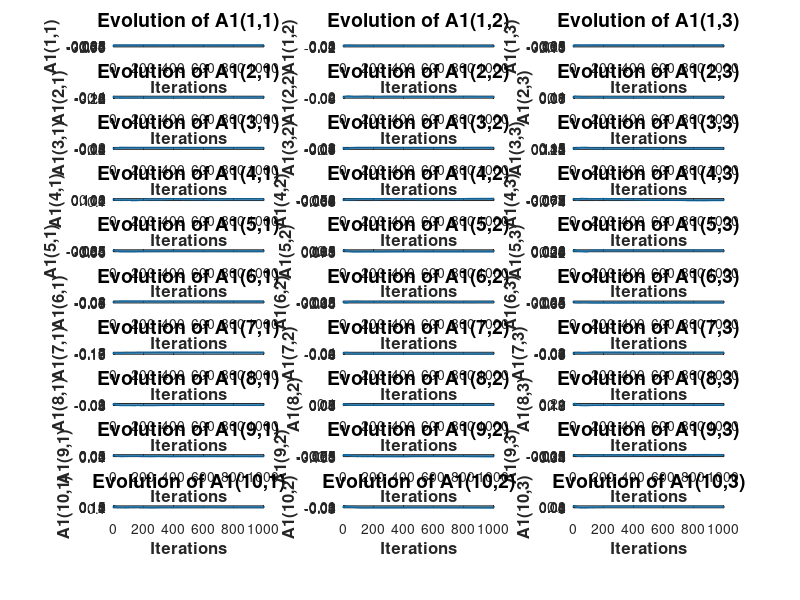
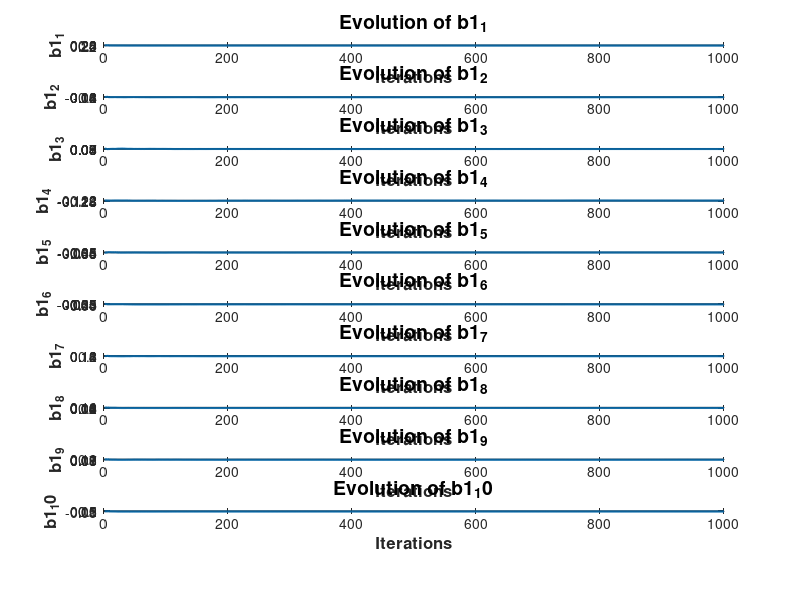
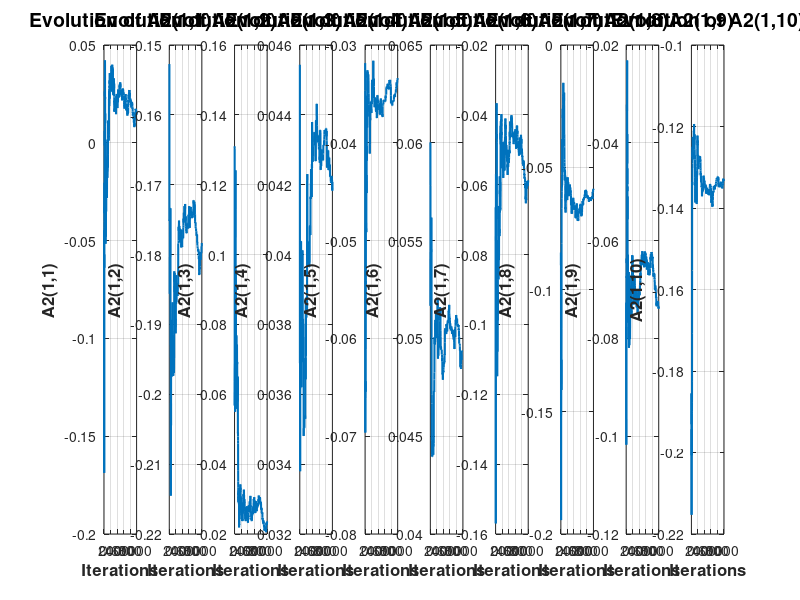
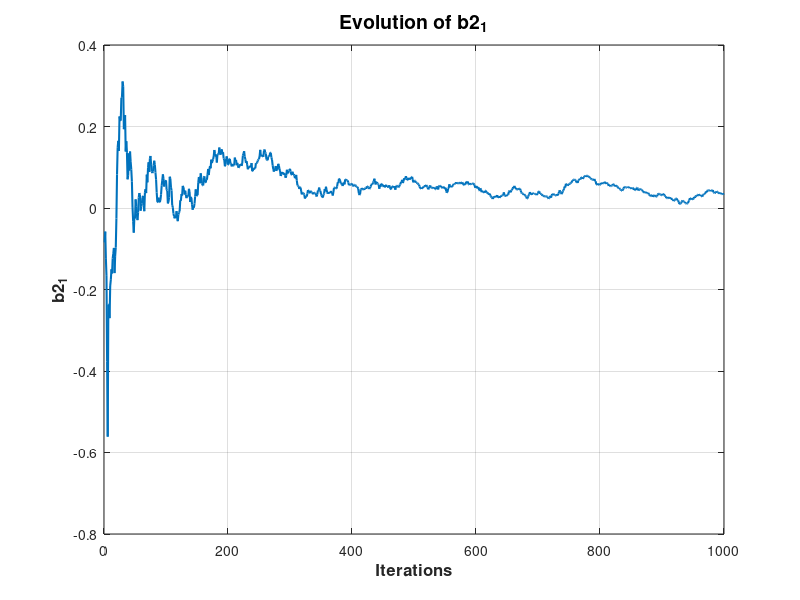

Write MATLAB code to recreate these figures, in order.
%% MATLAB Implementation of Martingale Posterior Updates for Neural Networks
clear; clc; close all;

%% Parameters
input_dim = 3; % Number of input features
hidden_dim = 10; % Number of hidden units
output_dim = 1; % Number of output neurons (for regression)
n_samples = 1000; % Number of observations

%% Initialize Parameters
A1 = randn(hidden_dim, input_dim) * 0.1; % Weight matrix for first layer
b1 = randn(hidden_dim, 1) * 0.1; % Bias for first layer
A2 = randn(output_dim, hidden_dim) * 0.1; % Weight matrix for output layer
b2 = randn(output_dim, 1) * 0.1; % Bias for output layer

%% Generate synthetic data
X = randn(n_samples, input_dim); % Inputs
y = randn(n_samples, output_dim); % Targets (for simplicity)

%% Step size function
epsilon_n = @(n) 1 / (n + 10);

%% Store parameter estimates for visualization
A1_history = zeros(hidden_dim, input_dim, n_samples);
b1_history = zeros(hidden_dim, n_samples);
A2_history = zeros(output_dim, hidden_dim, n_samples);
b2_history = zeros(output_dim, n_samples);
loss_history = zeros(1, n_samples);

%% Sequential Parameter Updates
for n = 1:n_samples
    xn = reshape(X(n, :), [input_dim, 1]); % Current input sample
    yn = y(n); % Current output sample
    eps_n = epsilon_n(n); % Adaptive step size
    
    % Forward pass
    z1 = A1 * xn + b1;
    a1 = max(0, z1); % ReLU activation
    y_pred = A2 * a1 + b2;
    
    % Compute loss (Mean Squared Error)
    loss = (yn - y_pred)^2;
    loss_history(n) = loss;
    
    % Compute gradients
    dL_dy = -2 * (yn - y_pred);
    dL_dA2 = dL_dy * a1';
    dL_db2 = dL_dy;
    
    dL_da1 = A2' * dL_dy;
    dL_dz1 = dL_da1 .* (z1 > 0);
    dL_dA1 = dL_dz1 * xn';
    dL_db1 = dL_dz1;
    
    % Clamp gradients to prevent NaN explosion
    dL_dA1 = min(max(dL_dA1, -10), 10);
    dL_db1 = min(max(dL_db1, -10), 10);
    dL_dA2 = min(max(dL_dA2, -10), 10);
    dL_db2 = min(max(dL_db2, -10), 10);

    % Update Parameters
    A1 = A1 - eps_n * dL_dA1;
    b1 = b1 - eps_n * dL_db1;
    A2 = A2 - eps_n * dL_dA2;
    b2 = b2 - eps_n * dL_db2;

    % Store parameters for visualization
    A1_history(:, :, n) = A1;
    b1_history(:, n) = b1;
    A2_history(:, :, n) = A2;
    b2_history(:, n) = b2;
end

%% Display final parameter estimates
disp('Final Estimated Parameters:');
disp('A1 ='); disp(A1);
disp('b1 ='); disp(b1);
disp('A2 ='); disp(A2);
disp('b2 ='); disp(b2);

%% Plot A1 Evolution (Evolution of Weights in A1)
figure('Position', [100, 100, 800, 900]); 
for i = 1:hidden_dim
    for j = 1:input_dim
        subplot(hidden_dim, input_dim, (i-1)*input_dim + j);
        plot(1:n_samples, squeeze(A1_history(i, j, :)), 'LineWidth', 1.5);
        xlabel('Iterations', 'FontSize', 12, 'FontWeight', 'bold');
        ylabel(['A1(' num2str(i) ',' num2str(j) ')'], 'FontSize', 12, 'FontWeight', 'bold');
        title(['Evolution of A1(' num2str(i) ',' num2str(j) ')'], 'FontSize', 14, 'FontWeight', 'bold');
        grid on;
    end
end

%% Plot b1 Evolution (Bias terms in the hidden layer)
figure('Position', [100, 100, 800, 600]);
for i = 1:hidden_dim
    subplot(hidden_dim, 1, i);
    plot(1:n_samples, squeeze(b1_history(i, :)), 'LineWidth', 1.5);
    xlabel('Iterations', 'FontSize', 12, 'FontWeight', 'bold');
    ylabel(['b1_' num2str(i)], 'FontSize', 12, 'FontWeight', 'bold');
    title(['Evolution of b1_' num2str(i)], 'FontSize', 14, 'FontWeight', 'bold');
    grid on;
end

%% Plot A2 Evolution (Evolution of Weights in A2)
figure('Position', [100, 100, 800, 900]);
for i = 1:output_dim
    for j = 1:hidden_dim
        subplot(output_dim, hidden_dim, (i-1)*hidden_dim + j);
        plot(1:n_samples, squeeze(A2_history(i, j, :)), 'LineWidth', 1.5);
        xlabel('Iterations', 'FontSize', 12, 'FontWeight', 'bold');
        ylabel(['A2(' num2str(i) ',' num2str(j) ')'], 'FontSize', 12, 'FontWeight', 'bold');
        title(['Evolution of A2(' num2str(i) ',' num2str(j) ')'], 'FontSize', 14, 'FontWeight', 'bold');
        grid on;
    end
end

%% Plot b2 Evolution (Bias terms for output layer)
figure('Position', [100, 100, 800, 600]);
for i = 1:output_dim
    subplot(output_dim, 1, i);
    plot(1:n_samples, squeeze(b2_history(i, :)), 'LineWidth', 1.5);
    xlabel('Iterations', 'FontSize', 12, 'FontWeight', 'bold');
    ylabel(['b2_' num2str(i)], 'FontSize', 12, 'FontWeight', 'bold');
    title(['Evolution of b2_' num2str(i)], 'FontSize', 14, 'FontWeight', 'bold');
    grid on;
end
